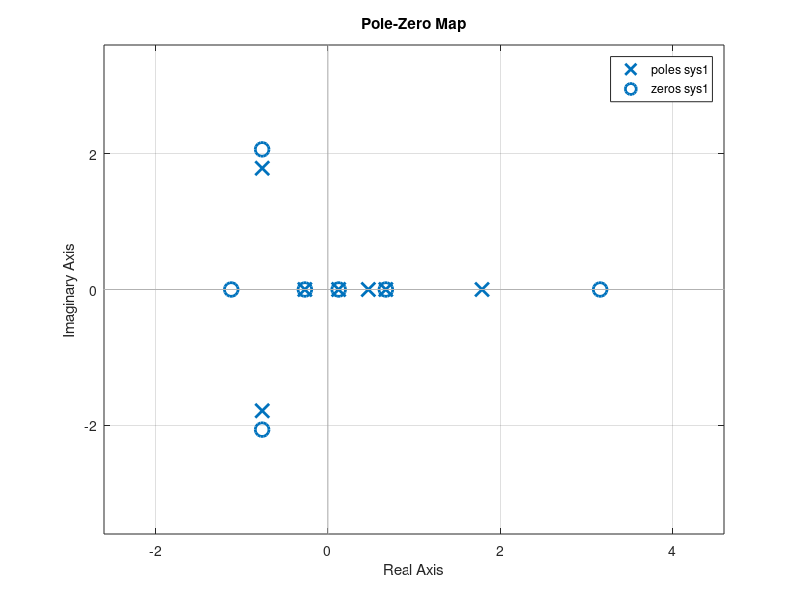

Reproduce this figure in MATLAB. (Note: this script raises an error after producing the figure.)
load ex1_data;
% A=diag(rand(1,7));
Ts=0.1;
sys1 = ss(A,B,C,D);
%%
% a) what are the poles of the system:
poles = eig(A);
pzmap(sys1);

% b) Is the system stable?
% no, there are poles on the right size

%%
% c,d) what are the transmission zeros
transmission_zeros=tzero(sys1);
z=transmission_zeros(4);

Y = [
    eye(7,7).*z-A -B;
    C D
 ];
nullspace = null(Y);
%  lsim(SYS,U,T,X0)
k=10;
input_sys1 = zeros(3,k);
for k=1:10
    input_sys1(:,k) =  nullspace(8:10).*(z^k);
end
t=linspace(0,10,k);

lsim(sys1,input_sys1,t,nullspace(1:7)) ;

%% e) transfer function
transfer_function = tf(sys1)';
figure(1);clf;
subplot(2,1,1);
pzplot(transfer_function(1,1))
subplot(2,1,2);
pzplot(transfer_function)

% roots(transfer_function.Numerator{1,1})
